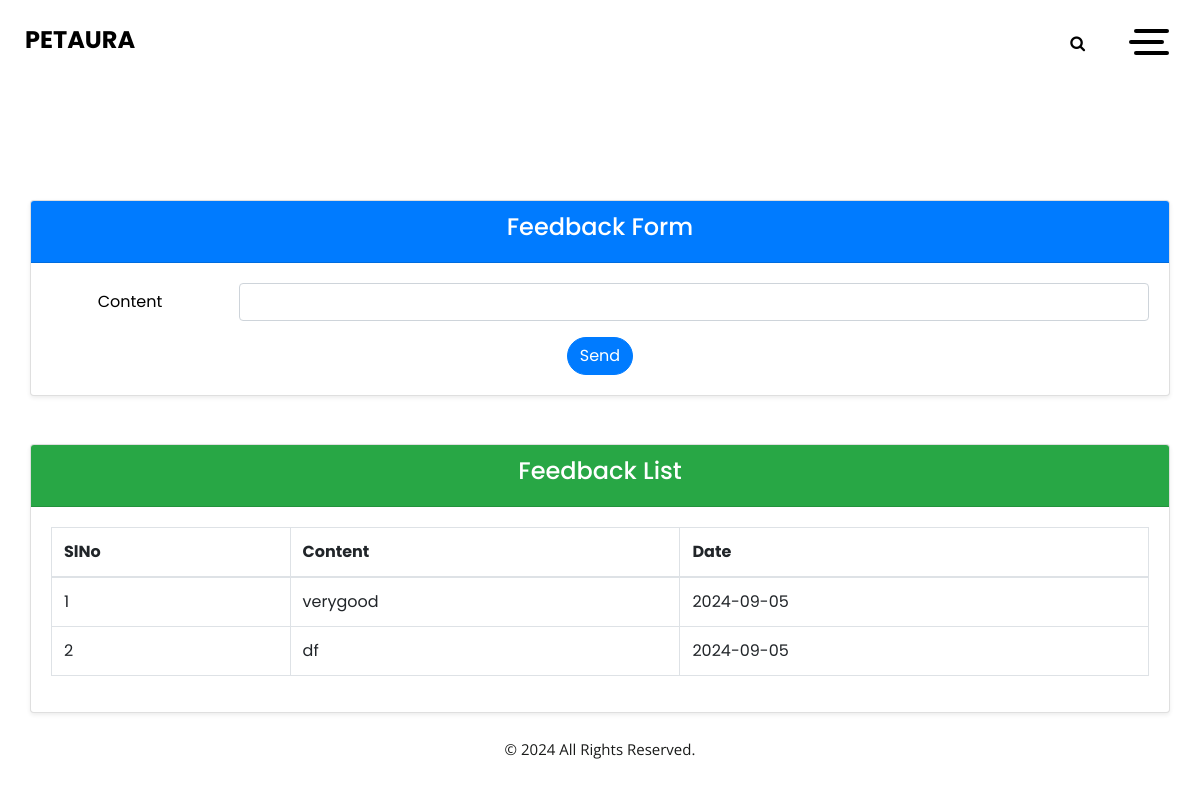
Screenshot of /User/Feedback.php (signed in) with the database file from the repository.
### tables this page shows
CREATE TABLE `tbl_feedback` (
  `feedback_id` int(11) NOT NULL,
  `feedback_content` varchar(20) NOT NULL,
  `feedback_date` varchar(100) NOT NULL,
  `user_id` int(11) NOT NULL
);

### User/Feedback.php (the view, shortened to what this page needs)
<?php
include("Head.php");
include('../Assets/Connection/connection.php');
	   ?>
<!DOCTYPE html PUBLIC "-//W3C//DTD XHTML 1.0 Transitional//EN" "http://www.w3.org/TR/xhtml1/DTD/xhtml1-transitional.dtd">
<html xmlns="http://www.w3.org/1999/xhtml">
<head>
</head>
<body>
<div class="container mt-5">
    <div class="card rounded shadow-sm">
        <div class="card-header bg-primary text-white">
            <h4 class="text-start">Feedback Form</h4>
        </div>
        <div class="card-body">
            <form id="form1" name="form1" method="post" action="">
                <div class="mb-3 row">
                    <label for="content" class="col-sm-2 col-form-label">Content</label>
                    <div class="col-sm-10">
                        <input type="text" name="content" id="content" class="form-control" required />
                    </div>
                </div>
                <div class="text-center">
                    <input type="submit" name="add" id="add" value="Send" class="btn btn-primary rounded-pill" />
                </div>
            </form>
        </div>
    </div>
    <div class="card mt-5 rounded shadow-sm">
        <div class="card-header bg-success text-white">
            <h4 class="text-start">Feedback List</h4>
        </div>
        <div class="card-body">
            <table class="table table-bordered">
                <thead>
                    <tr>
                        <th>SlNo</th>
                        <th>Content</th>
                        <th>Date</th>
                    </tr>
                </thead>
                <tbody>
                    <?php
                    $i = 0;
                    $select = "SELECT * FROM tbl_feedback WHERE user_id=" . $_SESSION['uid'];
                    $result = $con->query($select);
                    while ($row = $result->fetch_assoc()) {
                        $i++;
                    ?>
                    <tr>
                        <td><?php echo $i; ?></td>
                        <td><?php echo $row["feedback_content"]; ?></td>
                        <td><?php echo $row["feedback_date"]; ?></td>
                    </tr>
                    <?php
                    }
                    ?>
                </tbody>
            </table>
        </div>
    </div>
</div>
</body>
</html>
<?php
include("Foot.php");
?>

### Main/css/style.css (style rules this page uses)
body { font-family: 'Poppins', sans-serif; color: #000000; background-color: #ffffff; }
.btn, .btn:focus { outline: none !important; -webkit-box-shadow: none; box-shadow: none; }

### Main/css/responsive.css (style rules this page uses)
@media (min-width: 1200px) { .container { max-width: 1170px; } }

### rows the page displays
tbl_feedback: feedback_content "verygood", feedback_date "2024-09-05"
tbl_feedback: feedback_content "df", feedback_date "2024-09-05"
